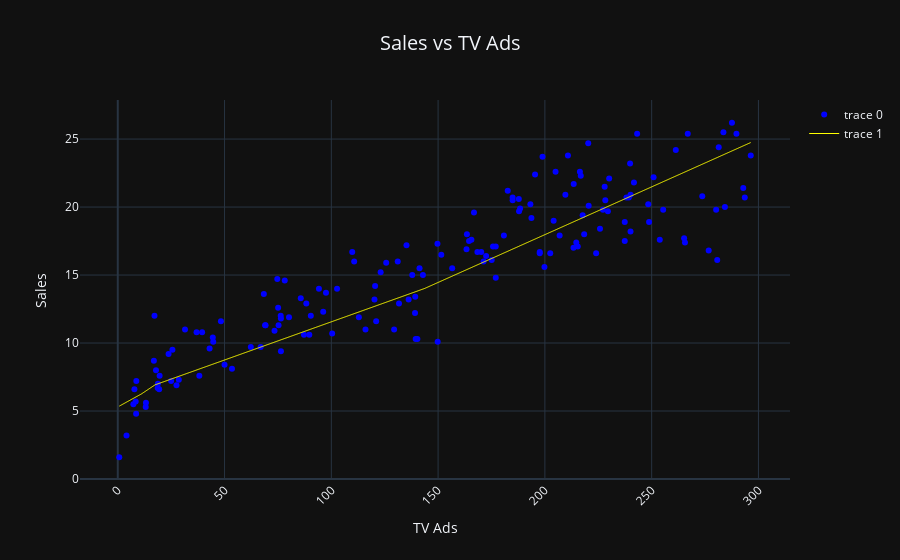
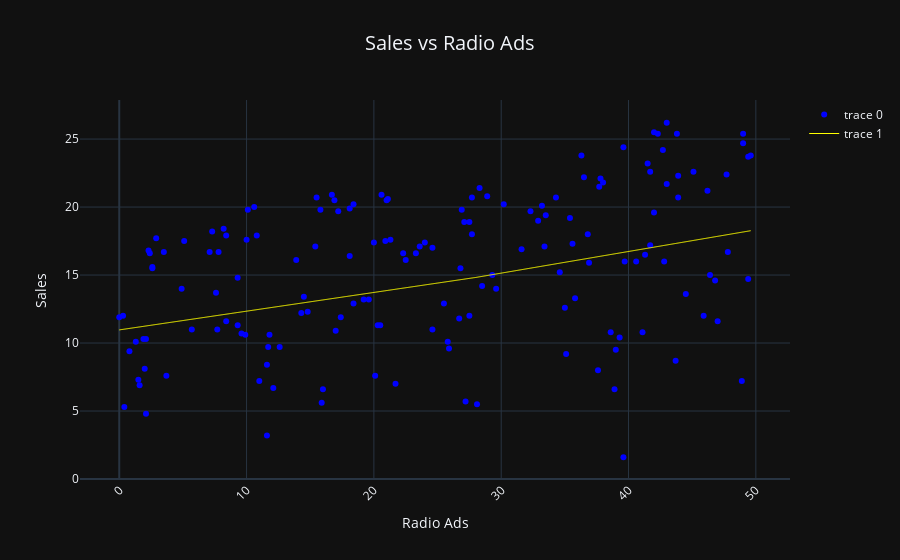
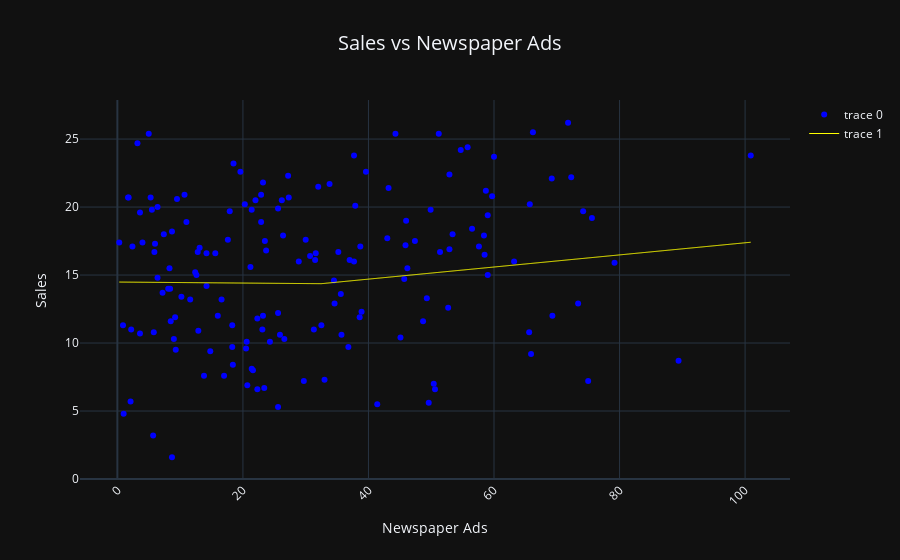

Notebook cell for these charts, in order:
### Code cell
plot_tv(nn)
plot_radio(nn)
plot_newspaper(nn)

### Figure 1 — Plotly figure (JSON) as saved in the notebook; plotly's stock layout.template omitted (floating-point values rounded to 4 significant figures; data arrays with more than 128 entries replaced by an {"elided": "..."} marker saying what was removed)
{"data": [{"line": {"color": "blue", "dash": "dot", "width": 1}, "mode": "markers", "type": "scatter", "x": {"elided": "160 float values"}, "y": {"elided": "160 float values"}}, {"line": {"color": "yellow", "dash": "solid", "shape": "spline", "width": 1}, "type": "scatter", "x": {"elided": "1000 float values"}, "y": {"elided": "1000 float values"}}], "layout": {"autosize": true, "title": {"font": {"size": 20}, "text": "Sales vs TV Ads", "x": 0.5}, "xaxis": {"autorange": true, "range": [-16.71, 313.8], "tickangle": -45, "title": {"text": "TV Ads"}, "type": "linear"}, "yaxis": {"autorange": true, "range": [-0.04332, 27.84], "title": {"text": "Sales"}, "type": "linear"}}}

### Figure 2 — Plotly figure (JSON) as saved in the notebook; plotly's stock layout.template omitted (floating-point values rounded to 4 significant figures; data arrays with more than 128 entries replaced by an {"elided": "..."} marker saying what was removed)
{"data": [{"line": {"color": "blue", "dash": "dot", "width": 1}, "mode": "markers", "type": "scatter", "x": {"elided": "160 float values"}, "y": {"elided": "160 float values"}}, {"line": {"color": "yellow", "dash": "solid", "shape": "spline", "width": 1}, "type": "scatter", "x": {"elided": "1000 float values"}, "y": {"elided": "1000 float values"}}], "layout": {"autosize": true, "title": {"font": {"size": 20}, "text": "Sales vs Radio Ads", "x": 0.5}, "xaxis": {"autorange": true, "range": [-2.921, 52.52], "tickangle": -45, "title": {"text": "Radio Ads"}, "type": "linear"}, "yaxis": {"autorange": true, "range": [-0.04332, 27.84], "title": {"text": "Sales"}, "type": "linear"}}}

### Figure 3 — Plotly figure (JSON) as saved in the notebook; plotly's stock layout.template omitted (floating-point values rounded to 4 significant figures; data arrays with more than 128 entries replaced by an {"elided": "..."} marker saying what was removed)
{"data": [{"line": {"color": "blue", "dash": "dot", "width": 1}, "mode": "markers", "type": "scatter", "x": {"elided": "160 float values"}, "y": {"elided": "160 float values"}}, {"line": {"color": "yellow", "dash": "solid", "shape": "spline", "width": 1}, "type": "scatter", "x": {"elided": "1000 float values"}, "y": {"elided": "1000 float values"}}], "layout": {"autosize": true, "title": {"font": {"size": 20}, "text": "Sales vs Newspaper Ads", "x": 0.5}, "xaxis": {"autorange": true, "range": [-5.624, 106.8], "tickangle": -45, "title": {"text": "Newspaper Ads"}, "type": "linear"}, "yaxis": {"autorange": true, "range": [-0.04332, 27.84], "title": {"text": "Sales"}, "type": "linear"}}}
